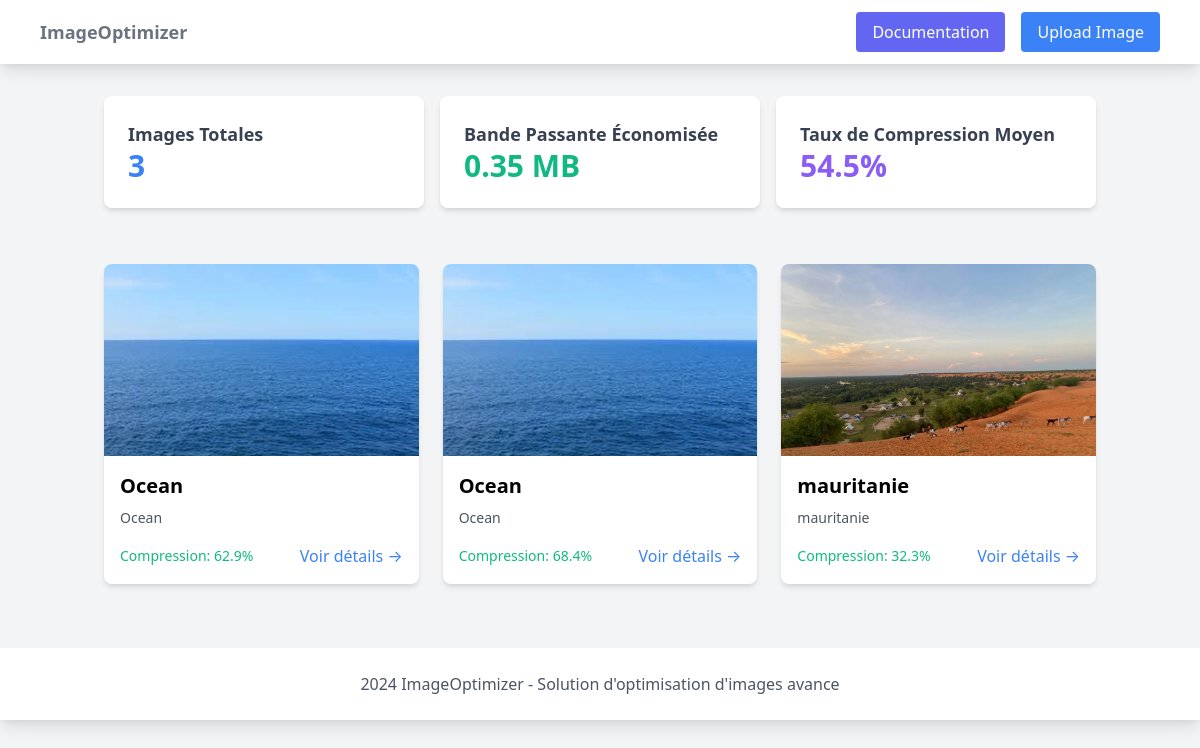
The page / on the database its author committed.
### optimizer/models.py (models this page shows, shortened)
class OptimizedImage(models.Model):
    title = models.CharField(max_length=200)
    slug = models.SlugField(max_length=200, unique=True, blank=True)
    description = models.TextField(blank=True)
    original_image = ProcessedImageField(
        upload_to='original_images/%Y/%m/%d/',
        processors=[Transpose(), ResizeToFit(2048, 2048)],
        format='JPEG',
        options={'quality': 90},
        validators=[FileExtensionValidator(['jpg', 'jpeg', 'png', 'webp', 'heic', 'heif'])]
    )
    optimized_image = ProcessedImageField(
        upload_to='optimized_images/%Y/%m/%d/',
        processors=[],  # Will be set dynamically
        format='WEBP',  # Will be set dynamically
        options={},     # Will be set dynamically
        blank=True,
        null=True
    )
    compression_strategy = models.ForeignKey(
        CompressionStrategy,
        on_delete=models.SET_NULL,
        null=True
    )
    original_size = models.IntegerField(default=0)
    compressed_size = models.IntegerField(default=0)
    compression_ratio = models.FloatField(default=0)
    image_dimensions = models.CharField(max_length=50, blank=True)
    created_at = models.DateTimeField(auto_now_add=True)
    updated_at = models.DateTimeField(auto_now=True)
    def get_image_url(self):
        if self.optimized_image:
            return self.optimized_image.url
        return self.original_image.url

### optimizer/views.py (the view, shortened to what this page needs)
# urls.py: path('', views.ImageListView.as_view(), name='image-list'),
class ImageListView(ListView):
    model = OptimizedImage
    template_name = 'optimizer/image_list.html'
    context_object_name = 'images'
    ordering = ['-created_at']
    paginate_by = 12
    def get_context_data(self, **kwargs):
        context = super().get_context_data(**kwargs)
        stats = cache.get('optimization_stats')
        if not stats:
            stats = self.calculate_global_stats()
            cache.set('optimization_stats', stats, 300)  # Cache pour 5 minutes
        context.update(stats)
        return context
    def calculate_global_stats(self):
        total_images = OptimizedImage.objects.count()
        stats = OptimizedImage.objects.aggregate(
            total_saved=Sum('original_size') - Sum('compressed_size'),
            avg_compression=Avg('compression_ratio')
        )
        best_compression = OptimizedImage.objects.order_by('-compression_ratio').first()
        return {
            'total_images': total_images,
            'total_saved': stats['total_saved'],
            'avg_compression': stats['avg_compression'],
            'best_compression': best_compression
        }

### optimizer/templates/optimizer/image_list.html (shortened to what this page needs)
{% extends 'optimizer/base.html' %}
{% block content %}
<div class="grid grid-cols-1 md:grid-cols-2 lg:grid-cols-3 gap-6">
    <div class="col-span-full grid grid-cols-1 md:grid-cols-3 gap-4 mb-8">
        <div class="bg-white p-6 rounded-lg shadow-md">
            <h3 class="text-lg font-semibold text-gray-700">Images Totales</h3>
            <p class="text-3xl font-bold text-blue-500" id="total-images">0</p>
        </div>
        <div class="bg-white p-6 rounded-lg shadow-md">
            <h3 class="text-lg font-semibold text-gray-700">Bande Passante Économisée</h3>
            <p class="text-3xl font-bold text-green-500" id="bandwidth-saved">0 MB</p>
        </div>
        <div class="bg-white p-6 rounded-lg shadow-md">
            <h3 class="text-lg font-semibold text-gray-700">Taux de Compression Moyen</h3>
            <p class="text-3xl font-bold text-purple-500" id="compression-ratio">0%</p>
        </div>
    </div>
    {% for image in images %}
    <div class="bg-white rounded-lg shadow-md overflow-hidden">
        <img src="{{ image.get_image_url }}"
             alt="{{ image.title }}"
             class="w-full h-48 object-cover"
             loading="lazy">
        <div class="p-4">
            <h2 class="text-xl font-semibold mb-2">{{ image.title }}</h2>
            <p class="text-gray-600 text-sm mb-4">{{ image.description|truncatewords:20 }}</p>
            <div class="flex justify-between items-center">
                <span class="text-sm text-green-500">
                    Compression: {{ image.compression_ratio|floatformat:1 }}%
                </span>
                <a href="{% url 'image-detail' image.slug %}"
                   class="text-blue-500 hover:text-blue-700">
                    Voir détails →
                </a>
            </div>
        </div>
    </div>
    {% endfor %}
</div>
{% endblock %}

### optimizer/templates/optimizer/base.html (shortened to what this page needs)
<!DOCTYPE html>
<html lang="fr">
<head>
    <link href="https://cdn.jsdelivr.net/npm/tailwindcss@2.2.19/dist/tailwind.min.css" rel="stylesheet">
</head>
<body class="bg-gray-100">
    <nav class="bg-white shadow-lg">
        <div class="max-w-6xl mx-auto px-4">
            <div class="flex justify-between items-center h-16">
                <div class="flex-shrink-0">
                    <a href="{% url 'image-list' %}" class="flex items-center">
                        <span class="font-semibold text-gray-500 text-lg">ImageOptimizer</span>
                    </a>
                </div>
                <div class="hidden md:flex items-center space-x-4">
                    <a href="{% url 'documentation' %}" class="py-2 px-4 bg-indigo-500 text-white rounded hover:bg-indigo-600 transition duration-300">
                        Documentation
                    </a>
                    <a href="{% url 'image-upload' %}" class="py-2 px-4 bg-blue-500 text-white rounded hover:bg-blue-600 transition duration-300">
                        Upload Image
                    </a>
                </div>
            </div>
        </div>
    </nav>
    <main class="container mx-auto px-4 py-8">
        {% block content %}
        {% endblock %}
    </main>
    <footer class="bg-white shadow-lg mt-8">
        <div class="container mx-auto px-4 py-6">
            <p class="text-center text-gray-600"> 2024 ImageOptimizer - Solution d'optimisation d'images avance</p>
        </div>
    </footer>
</body>
</html>

### rows shown on the page
OptimizedImage: shows a picture, title "Ocean", description "Ocean", compression_ratio "62.9"
OptimizedImage: shows a picture, title "Ocean", description "Ocean", compression_ratio "68.4"
OptimizedImage: shows a picture, title "mauritanie", description "mauritanie", compression_ratio "32.3"
